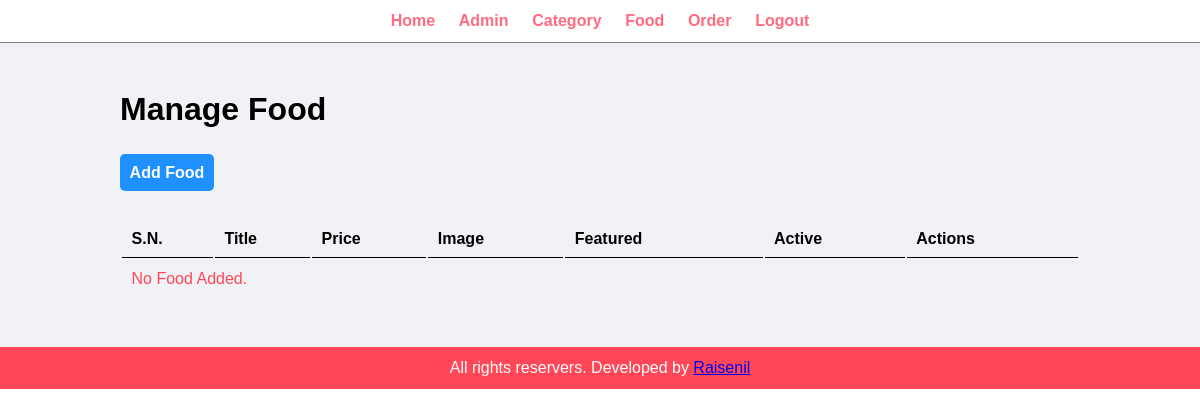
The app's page /admin/manage-food.php (signed in), older data.
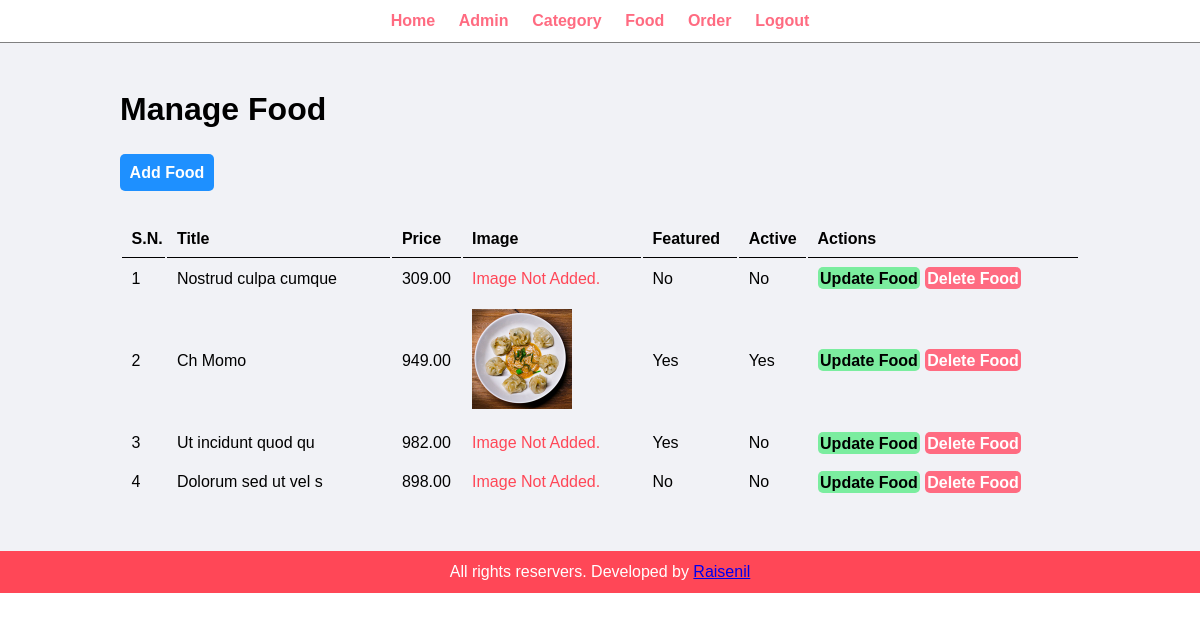
The same page, newer data.
### tables this page shows
CREATE TABLE `tbl_food` (
  `id` int(10) UNSIGNED NOT NULL,
  `title` varchar(100) NOT NULL,
  `description` text NOT NULL,
  `price` decimal(10,2) NOT NULL,
  `image_name` varchar(255) NOT NULL,
  `category_id` int(10) UNSIGNED NOT NULL,
  `featured` varchar(10) NOT NULL,
  `active` varchar(10) NOT NULL
);

### admin/manage-food.php (the view, shortened to what this page needs)
<?php
    include("partials/menu.php");
?>
    <div class="main-content">
        <div class="wrapper">
            <h1>Manage Food</h1>
            <br>
            <br>
            <a href="<?php echo SITEURL;?>admin/add-food.php" class="btn-primary">Add Food</a>
            <br><br><br>
            <table class="tbl-full">
                <tr>
                    <th>S.N.</th>
                    <th>Title</th>
                    <th>Price</th>
                    <th>Image</th>
                    <th>Featured</th>
                    <th>Active</th>
                    <th>Actions</th>
                </tr>
                <?php
                    $sql = "SELECT * FROM tbl_food";
                    $res=mysqli_query($conn, $sql);
                    if($res==TRUE){
                        $count = mysqli_num_rows($res);
                        $sn=1;
                        if($count>0){
                            while($rows=mysqli_fetch_assoc($res)){
                                $id = $rows['id'];
                                $title = $rows['title'];
                                $price = $rows['price'];
                                $image_name = $rows['image_name'];
                                $featured = $rows['featured'];
                                $active = $rows['active'];
                            ?>
                            <tr>
                                <td><?php echo $sn++?></td>
                                <td><?php echo $title?></td>
                                <td><?php echo $price?></td>
                                <td>
                                    <?php
                                        if($image_name!=""){
                                            ?>
                                                <img src="<?php echo SITEURL;?>images/food/<?php echo $image_name;?>" width= "100px">
                                            <?php
                                        }else{
                                            echo "<div class = 'error'>Image Not Added.</div>";
                                        }
                                    ?>
                                </td>
                                <td><?php echo $featured?></td>
                                <td><?php echo $active?></td>
                                <td>
                                    <a href="<?php echo SITEURL; ?>admin/update-food.php?id=<?php echo $id; ?>" class="btn-secondary">Update Food</a>
                                    <a href="<?php echo SITEURL; ?>admin/delete-food.php?id=<?php echo $id; ?>&image_name=<?php echo $image_name;?>" class="btn-red">Delete Food</a>
                                </td>
                            </tr>
                            <?php
                            }
                        }else{
                            ?>
                            <tr>
                                <td colspan = "6"><div class="error">No Food Added.</div></td>
                            </tr>
                            <?php
                        }
                    }
                ?>
            </table>
        </div>
    </div>
<?php include("partials/footer.php");?>

### admin/partials/menu.php (shortened to what this page needs)
<!DOCTYPE html>
<html lang="en">
<head>
    <link rel="stylesheet" href="../css/admin.css">
</head>
<body>
    <div class="menu text-center">
        <div class="wrapper">
            <ul>
                <li><a href="index.php">Home</a></li>
                <li><a href="manage-admin.php">Admin</a></li>
                <li><a href="manage-category.php">Category</a></li>
                <li><a href="manage-food.php">Food</a></li>
                <li><a href="manage-order.php">Order</a></li>
                <li><a href="logout.php">Logout</a></li>
            </ul>
        </div>
    </div>

### admin/partials/footer.php
    <div class="footer">
        <div class="wrapper">
        <p class="text-center">All rights reservers. Developed by <a href="https://github.com/Raisenil" target="_blank" rel="noopener">Raisenil</a> </p>
        </div>
    </div>
</body>
</html>

### css/admin.css (style rules this page uses)
* { margin: 0 0; padding: 0 0; font-family: Arial, Helvetica, sans-serif; }
.wrapper { padding: 1%; width: 80%; margin: 0 auto; }
.text-center { text-align: center; }
.tbl-full { width: 100%; }
table tr th { border-bottom: 1px solid black; padding: 1%; text-align: left; }
table tr td { padding: 1%; }
.btn-primary { background-color: #1e90ff; padding: 1%; color: white; text-decoration: none; font-weight: bold; border-radius: 5px; }
.btn-secondary { background-color: #7bed9f; padding: 1%; color: black; text-decoration: none; font-weight: bold; border-radius: 5px; }
.btn-red { background-color: #ff6b81; padding: 1%; color: white; text-decoration: none; font-weight: bold; border-radius: 5px; }
.error { color: #ff4757; }
.menu { border-bottom: 1px solid gray; }
.menu ul { list-style-type: none; }
.menu ul li { display: inline; padding: 1%; }
.menu ul li a { text-decoration: none; font-weight: bold; color: #ff6b81; }
.main-content { background-color: #f1f2f6; padding: 3% 0; }
.footer { background-color: #ff4757; color: white; }

Row changes from the older to the newer data that the page shows:
added tbl_food: title "Nostrud culpa cumque", price "309.00", image_name "Image Not Added.", featured "No", active "No"
added tbl_food: title "Ch Momo", price "949.00", image_name (picture), featured "Yes", active "Yes"
added tbl_food: title "Ut incidunt quod qu", price "982.00", image_name "Image Not Added.", featured "Yes", active "No"
added tbl_food: title "Dolorum sed ut vel s", price "898.00", image_name "Image Not Added.", featured "No", active "No"
Text that changed along with them:
text no longer shown: "No Food Added."
